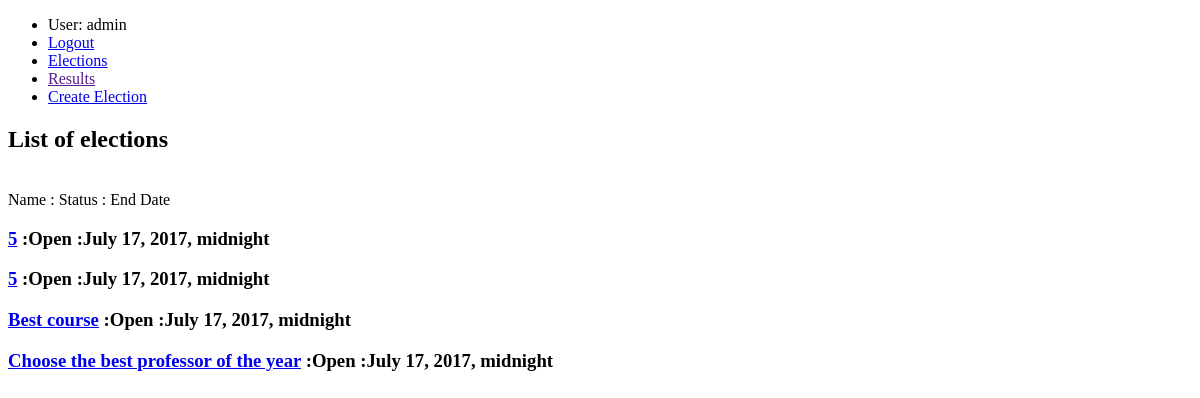
The page /election/ (signed in) on the database as committed earlier.
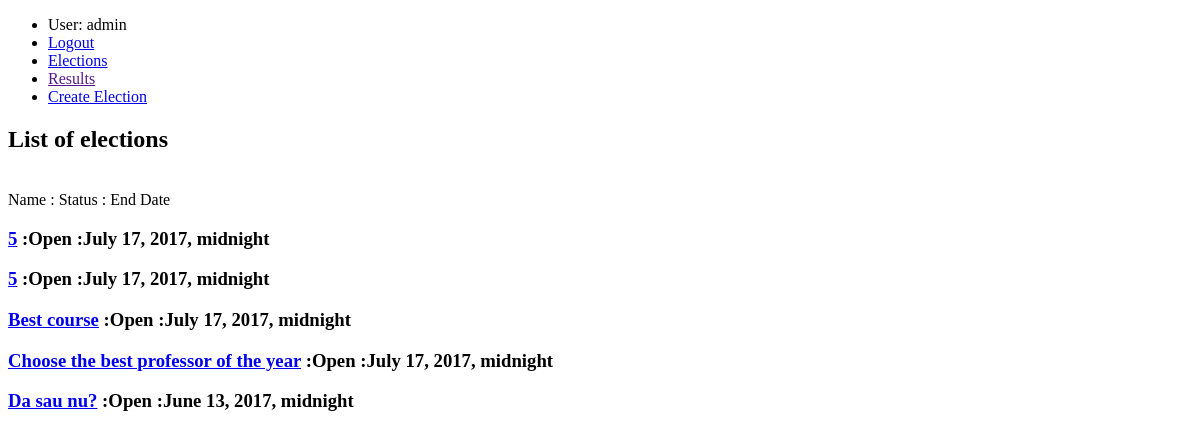
The same page on the database as committed later.
### election/models.py (models this page shows)
class Election(models.Model):
    STATUS_CHOICES =(
        (0, 'Open'),
        (1, 'Close'),
        (2, 'Canceled'),
        (3, 'Disqualified ')
    )
    name = models.CharField(max_length=255) #default 5
    description = models.TextField(max_length=512) #default 1?
    startDate = models.DateTimeField()
    endDate = models.DateTimeField()
    status = models.IntegerField(choices=STATUS_CHOICES)
    group = models.ForeignKey(Group)

### election/views.py (the view, shortened to what this page needs)
# urls.py: url(r'^election/$', ElectionList.as_view(), name='election-name'),
class ElectionList(LoginRequiredMixin, View): #page of election
    def get(self, request):
        elections = Election.objects.filter(status=0)
        return render(request, 'home.html', {'elections': elections})

### templates/home.html (shortened to what this page needs)
<!DOCTYPE html>
<html lang="en">
<head>
</head>
<body>
    {% block navigation_menu %}
        {% include 'partials/navigation_menu.html' %}
    {% endblock %}
    <h2>List of elections</h2>
    <br>
    Name  :  Status  :  End Date
    {% for election in elections %}
        <div>
            <h3>
                <a href="{% url 'election:election-detail' election.id %}">{{ election.name }}</a>
                 :{{ election.get_status_display }} :{{ election.endDate  }}  </h3>
        </div>
    {% endfor %}
</body>
</html>

Rows that differ between the two databases and show on the page:
added Election: name "Da sau nu?", status "Open", endDate "June 13, 2017, midnight"
